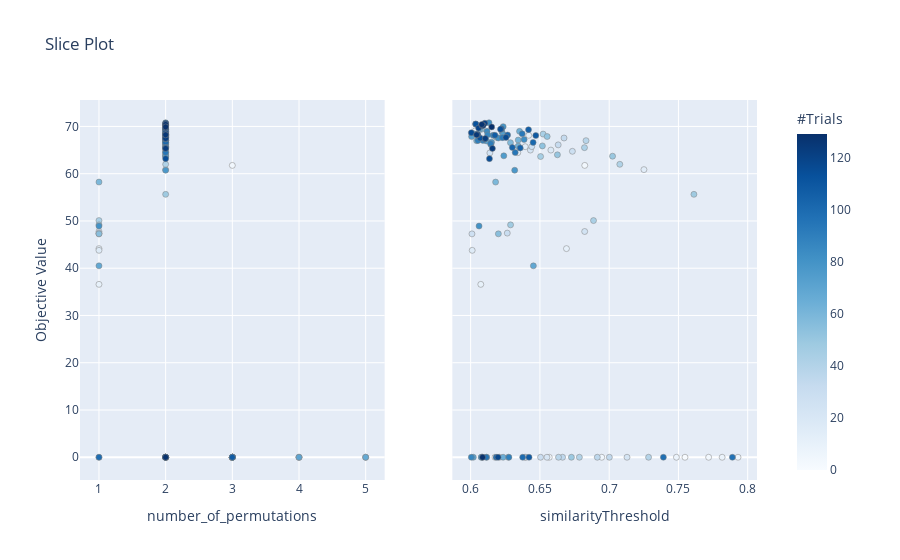

The notebook cell this image was saved under:
### Code cell
plot_slice(study,  params=["number_of_permutations", "similarityThreshold"])

### Figure 1 — Plotly figure (JSON) as saved in the notebook; plotly's stock layout.template omitted (floating-point values rounded to 4 significant figures; data arrays with more than 128 entries replaced by an {"elided": "..."} marker saying what was removed)
{"data": [{"marker": {"color": {"elided": "130 int values"}, "colorbar": {"title": {"text": "#Trials"}, "x": 1, "xpad": 40, "y": 0.5}, "colorscale": [[0, "rgb(247,251,255)"], [0.125, "rgb(222,235,247)"], [0.25, "rgb(198,219,239)"], [0.375, "rgb(158,202,225)"], [0.5, "rgb(107,174,214)"], [0.625, "rgb(66,146,198)"], [0.75, "rgb(33,113,181)"], [0.875, "rgb(8,81,156)"], [1, "rgb(8,48,107)"]], "line": {"color": "Grey", "width": 0.5}, "showscale": true}, "mode": "markers", "showlegend": false, "type": "scatter", "x": {"elided": "130 int values"}, "xaxis": "x", "y": {"elided": "130 float values"}, "yaxis": "y"}, {"marker": {"color": {"elided": "130 int values"}, "colorbar": {"title": {"text": "#Trials"}, "x": 1, "xpad": 40}, "colorscale": [[0, "rgb(247,251,255)"], [0.125, "rgb(222,235,247)"], [0.25, "rgb(198,219,239)"], [0.375, "rgb(158,202,225)"], [0.5, "rgb(107,174,214)"], [0.625, "rgb(66,146,198)"], [0.75, "rgb(33,113,181)"], [0.875, "rgb(8,81,156)"], [1, "rgb(8,48,107)"]], "line": {"color": "Grey", "width": 0.5}, "showscale": false}, "mode": "markers", "showlegend": false, "type": "scatter", "x": {"elided": "130 float values"}, "xaxis": "x2", "y": {"elided": "130 float values"}, "yaxis": "y2"}], "layout": {"autosize": true, "title": {"text": "Slice Plot"}, "xaxis": {"anchor": "y", "autorange": true, "domain": [0, 0.45], "range": [0.7293, 5.271], "title": {"text": "number_of_permutations"}, "type": "linear"}, "xaxis2": {"anchor": "y2", "autorange": true, "domain": [0.55, 1], "range": [0.5875, 0.806], "title": {"text": "similarityThreshold"}, "type": "linear"}, "yaxis": {"anchor": "x", "autorange": true, "domain": [0, 1], "range": [-5.841, 76.62], "title": {"text": "Objective Value"}, "type": "linear"}, "yaxis2": {"anchor": "x2", "autorange": true, "domain": [0, 1], "matches": "y", "range": [-5.841, 76.62], "showticklabels": false, "type": "linear"}}}
